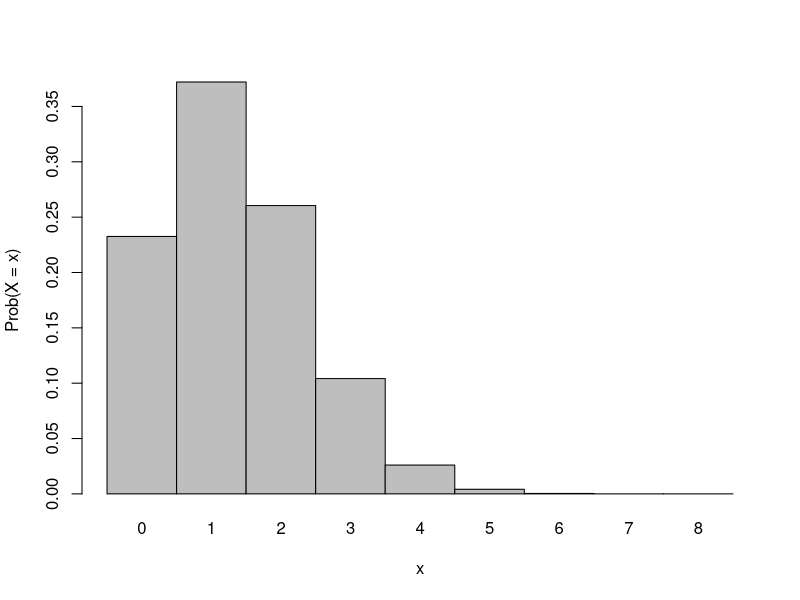
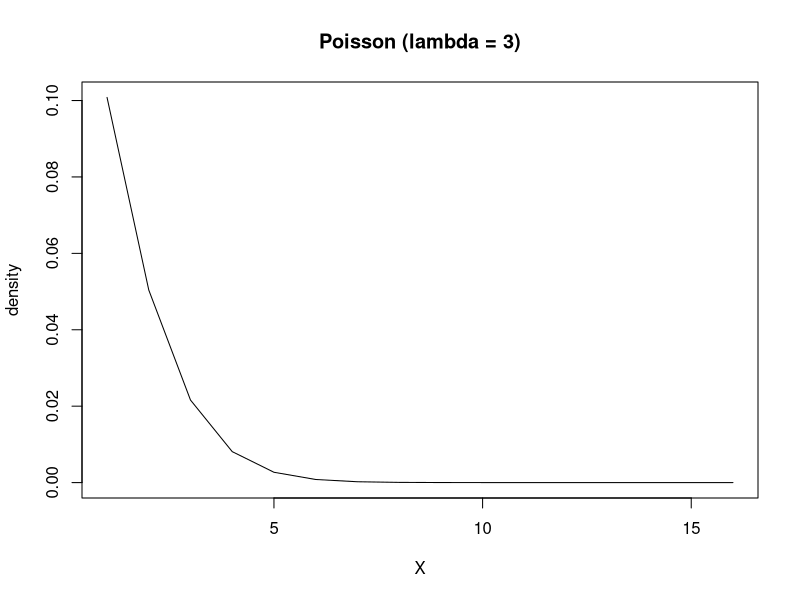
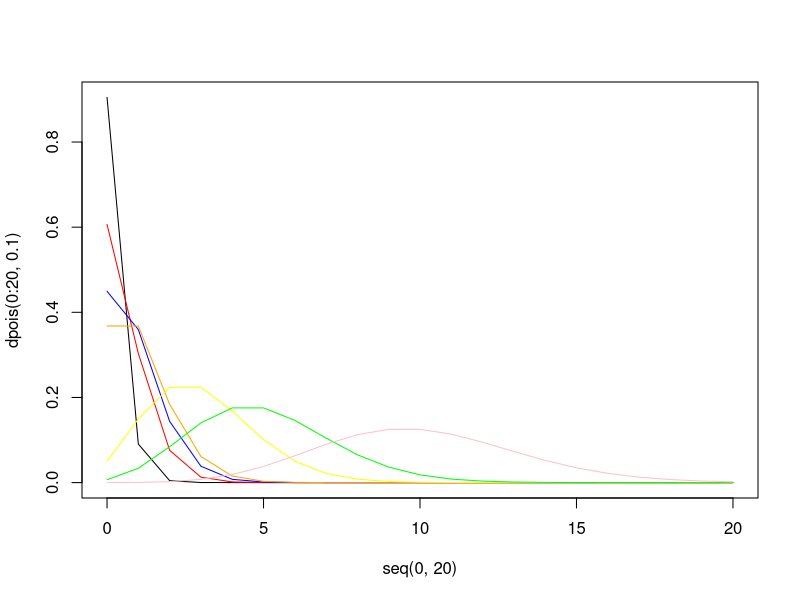
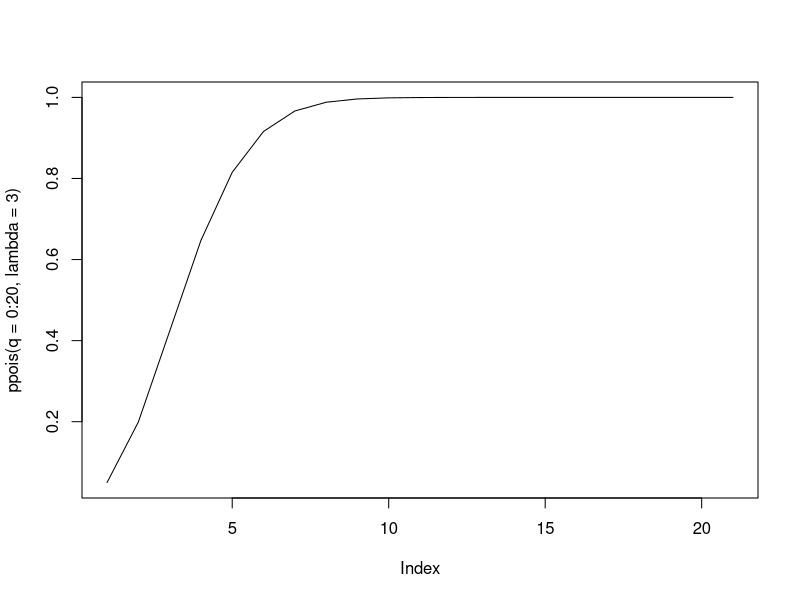
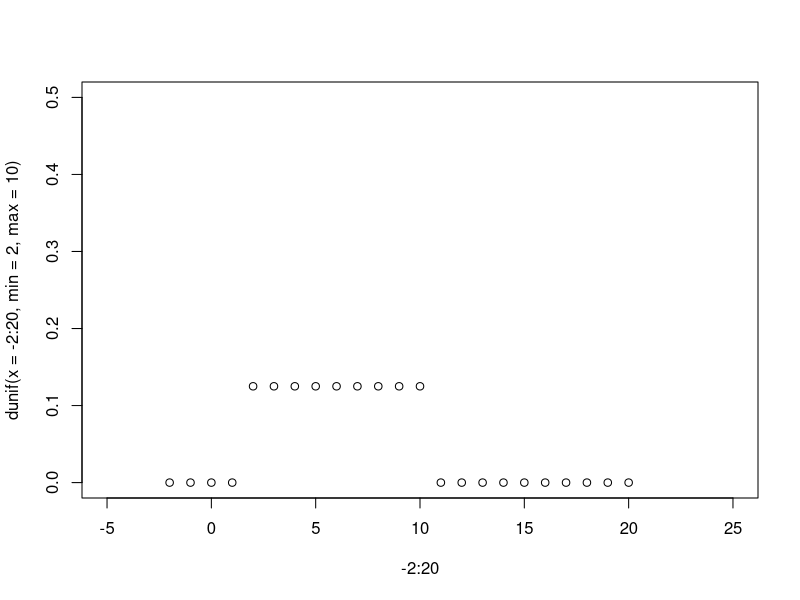
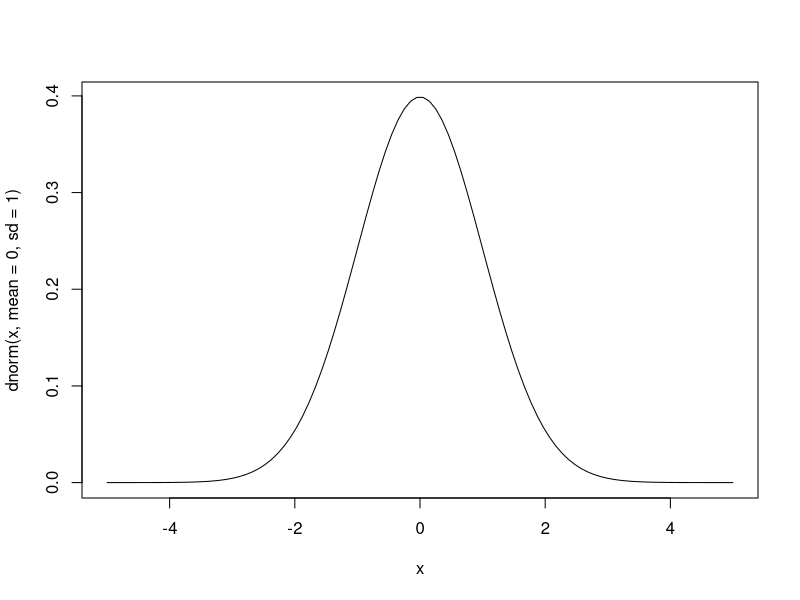
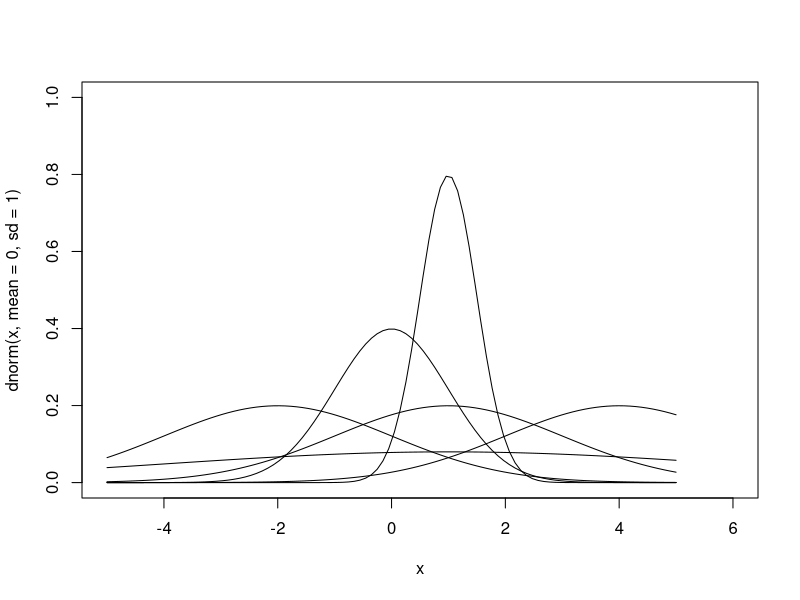
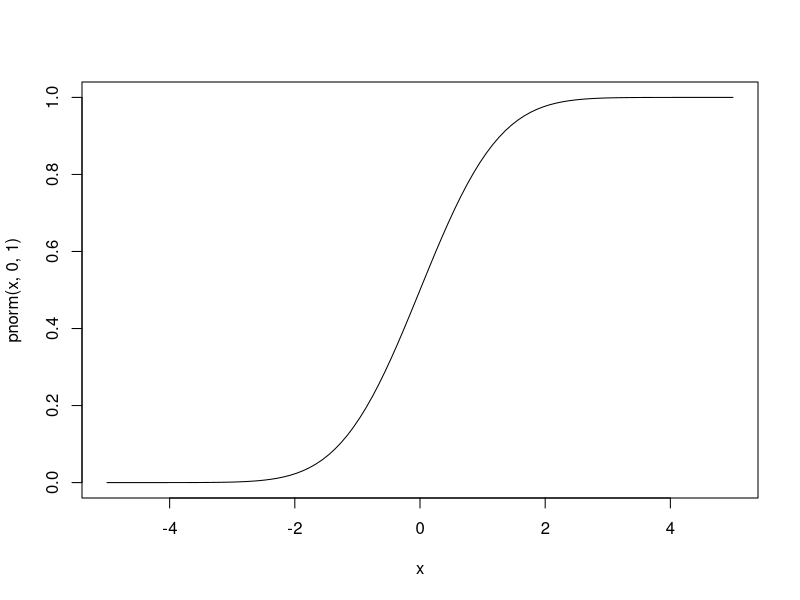

Reproduce these figures in R, in order.

#--------------#	Probability models

###------### Binomial model

#	dbinom(x = , size = , prob = ) gives the density
#	pbinom(q = , size = , prob = ) gives the distribution
#	qbinom() gives the quantilte function
#	rbinom() do random draw from the distribution



#-------- dbinom(x = , size = , prob = )
# the probablity of get 4 of rolling a dice = 1/6
# Then, the prob. of rolling 8 times and get 5 4s is 0.0041...

result = dbinom(x = 5, size = 8, prob = 1/6)
print(result)
# [1] 0.004167619





# We can also compute the prob. for each case, 
# i.e., get one 4, two 4s, ...
results = dbinom(x = 0:8, size = 8, prob = 1/6)
print(results)
# [1] 2.325680e-01 3.721089e-01 2.604762e-01 1.041905e-01 2.604762e-02
# [6] 4.167619e-03 4.167619e-04 2.381497e-05 5.953742e-07

# sum of the prob. = 1
sum(results)
# [1] 1




# plot probablities
png('figures/prob_of_8.png')
barplot(results,
				names.arg = 0:8,
				space = 0,
				ylab = 'Prob(X = x)',
				xlab = 'x'
)
dev.off()



#--------------- pbinom(q = , size = , prob = )
# pbinom returns cumulative probability, given a quantile value q
# Compute the prob. of at least three 4s, i.e., Pr(X >= 3) = 1-Pr(X<=2)
# Here we use pbinom(q = obj, size = , prob = )

1 - pbinom(q = 2, size = 8, prob = 1/6)



# pbinom() vs qbinom()

# pbinom(): given q, return p. 
# qbinom(): given p, reutrn q
# where q(quantile), p(cumulative probability)


#--------------- qbinom(p = , size = , prob = )
# qbinom() is the inverse of pbinom.
# It return the "quantile value" q, given a cumulative probability p.

pbinom(q = 2, size = 8, prob = 1/6)
# [1] 0.8651531		this is p. Now we put p in qbinom
qbinom(p = 0.86, size = 8, prob = 1/6)
# [1] 2						this is q.










###------### Poisson model

# dpois(x = , lambda = ), lambda: mean and variance
# dpois() return Pr(X = x), it is the value of density.
# ppois() return Pr(X <= x), left cumulative probability in CDF.


# this return the value of density function, when x = 5 on the horizontal
# axis. We can check this by plotting the DF of the Poisson distribution.
dpois(x = 5, lambda = 3)
# [1] 0.1008188


# Let's plot the density when x from 5 to 20
png('figures/Poisson_test_x=5.png')
plot(dpois(x = 5:20, lambda = 3),
		 main = 'Poisson (lambda = 3)',
		 ylab = 'density',
		 xlab = 'X',
		 type = 'l'
)
dev.off()

# Clearly, Pr(X = 5) is about 0.1, same as what we got from dpois()



color_theme = c('red', 'blue', 'orange', 'yellow', 'green', 'pink')
png('figures/Poisson_0-20_diff_lambda.png')
plot(x = seq(0,20),
		 y = dpois(0:20, 0.1),
		 type = 'l'
)
for (i in c(0.5, 0.8, 1, 3, 5, 10)){
		lines(x = seq(0,20),
					y = dpois(0:20, i),
					col = color_theme[which(i == c(0.5, 0.8, 1, 3, 5, 10))]
		)
}
dev.off()







## ppois(q = , lambda = )

png('figures/Poisson_cdf.png')
plot(ppois(q = 0:20, lambda = 3),
		 type = 'l'
)
dev.off()





## qpois(p = , lambda) provides the quantile value. Reverse of ppois()
# In ppois, lets use q = 3, lambda = 5
ppois(q = 3, lambda = 5)
# [1] 0.2650259

# Let's check, if q = 3 when we use the output (cumulative probability).
qpois(p = 0.26, lambda = 5)
# [1] 3

# Checked














###------### Uniform distribution
# X ~ UNIF(a,b)

## dunif(X, min = , max = ),
# min:	a,
# max:	b


# Plot X ~ uniform(2,10)

png('figures/Uniform_2_10.png')
plot(
		 # You must specify x, otherwise, you are going to mess up the pic.
		 x = -2:20,
		 y = dunif(x = -2:20, min = 2, max = 10),
		 ylim = c(0,0.5),
		 xlim = c(-5, 25)
)
dev.off()




## punif(q = , min, max)

# this would be zero, because the support of the cdf is 4~10
punif(q = 3, min = 4, max = 10)
# [1] 0


# Here the prob of x <= 7. Clearly, 7 is the median/mean in 4~10 interval.
punif(q = 7, min = 4, max = 10)
# [1] 0.5




## qunif(p = , min, max)

qunif(p = 0.5, 4, 10)
# [1] 7






## runif(n = , min = , max = )

# Let's randomly draw 6 obs from uniform(4,10)
runif(n = 6, 4, 10)
# [1] 6.355950 7.783763 5.747722 8.269437 8.343312 7.163721








###------### Normal distribution



## dnorm(x = , mean, sd = )

# plot standard normal:

# the curve would be smoother, if you generate more data.
x = seq(-5,5, length.out = 100)
png('figures/SD_Normal.png')
plot(
		 x,
		 dnorm(x, mean = 0, sd = 1),
		 type = 'l'
)
dev.off()



# more df with different mean
a = list(c(1,0.5), c(1,2), c(1,5), c(4,2), c(-2, 2))
x = seq(-5,5, length = 100)
png('figures/Normal_multiple.png')
plot(
		 x,
		 y = dnorm(x, mean = 0, sd =1),
		 type = 'l',
		 xlim = c(-5,6),
		 ylim = c(0,1)
)
for (item in a){
 	 lines(x,
					dnorm(x,mean = item[1], sd = item[2])
	 )
}
dev.off()









## pnorm(q = , mean = , sd = )
x = seq(-5,5, length = 100)
png('figures/SD_Normal_CDF.png')
plot(
		 x,
		 pnorm(x, 0,1),
		 type = 'l'
)
dev.off()




## qnorm(p = , mean = , sd = )
pnorm(1, 0, 1)
# [1] 0.8413447

qnorm(0.84, 0, 1)
# [1] 0.9944579 pretty close to 1








## rnorm(n = , mean = , sd = )
# Generate "n" obervations from normal distribution with 'mean', 'sd'.

# generate from sd norm
rnorm(n = 5, mean = 0, sd = 1)
# [1] 1.2685725 0.3540938 1.0729062 1.0447290 1.2036311








## Quantile-Quantile function
# qqnorm(data,...)

# qqnrom() can be used to check if your data are normal distributed.
# If yes, scatters should be approximately in a line.

# We can do this by:
# manually generate a sample from std normal.
sample1 = rnorm(n = 700,0,1)
png('figures/QQFunction_norm_data.png')
qqnorm(sample1)
qqline(sample1, col = 'gray')
dev.off()
# Clearly, it is normal.



# Now let's check if the price of BTC or log(price) of BTC is normal
# distributed.
df = read.csv('data/NewCleanData.csv')
price = df$Open_price
log_price = log(price)

png('figures/QQFunction_price.png')
qqnorm(price)
qqline(price)
dev.off()
# Clearly, price level is not normal distributed.


# What about log(price)?

png('figures/QQFunction_log_price.png')
qqnorm(log_price)
qqline(log_price)
dev.off()
# It is not.




# How about the supply?
png('figures/QQFunction_cir_supply.png')
qqnorm(df$cir_supply)
qqline(df$cir_supply)
dev.off()
# Not close.











###------### student's t-distribution
# Four common functions to use.
#	dt(x,v)
#	pt(q,v)
#	qt(p,v)
#	rt(n,v)
# v: degree of freedom




# Plot student's t with different df.
x = seq(-5,5, length = 300)

par_list = list(c(1,'red'),c(20,'blue'),c(100, 'green'))

png('figures/student_t.png')
plot(
		 x,
		 dt(x,2),
		 type = 'l'
)
for(item in par_list){
		lines(x, 
					# don't forget to transform "1" into an numeric value.
				 dt(x, sapply(item[1], as.numeric)),
				 col = item[2]
		)
}
dev.off()








###------### Exponential distribution

# X ~ EXP(lambda)
# X is a non-negative number.
# mean = 1/lambda
# var = 1/lambda^2


# dexp(x, rate)
# rate: lambda
# x:		data

x = seq(0.1,8, length = 100)
png('figures/Exponential_distribution.png')
plot(x,
		 dexp(x, rate = 1.5),
		 type = 'l'
)
dev.off()


# c(lambda, line_type)
par_list = list(c(0.5, 2), c(1.5, 3), c(4, 6))
png('figures/Exponential_diff_lambda.png')
plot(x,
		 dexp(x, rate = 1),
		 type = 'l',
		 main = 'Exponential with different lambda',
		 ylab = 'density',
		 xlab = 'X'
)
for (item in par_list){
		lines(x,
					dexp(x, rate = item[1]),
					lty = item[2]
		)
}
legend('topright', 
			 legend = c(
									"exp(1)",
									"exp(0.5)",
									"exp(1.5)",
									'exp(4)'
			 ),
		   lty = c(1,2,3,6)
)
dev.off()











